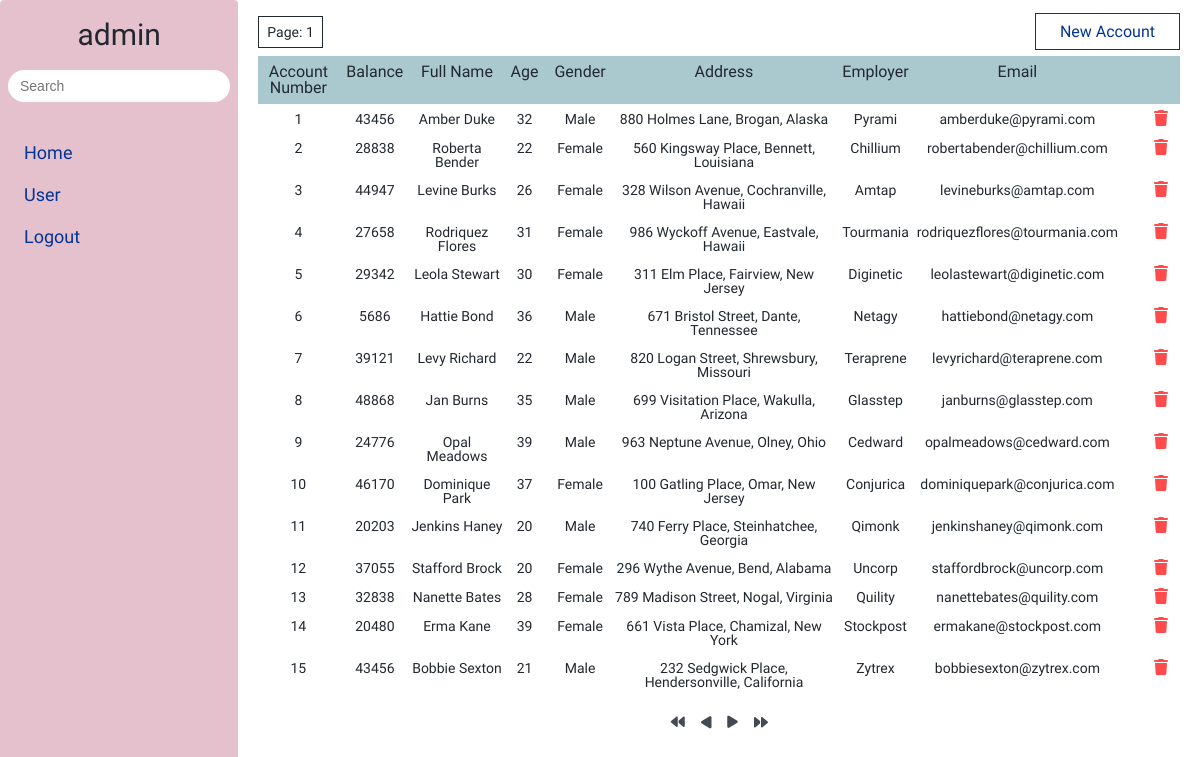
The app's page /index.php (signed in) with its own data.
### tables this page shows
CREATE TABLE IF NOT EXISTS `user` (
  `userID` int(11) NOT NULL AUTO_INCREMENT,
  `username` varchar(50) NOT NULL,
  `phone` varchar(20) NOT NULL,
  `email` char(50) NOT NULL,
  `password` char(100) NOT NULL,
  `country` varchar(30) NOT NULL,
  PRIMARY KEY (`userID`),
  UNIQUE KEY `email` (`email`)
);

CREATE TABLE IF NOT EXISTS `accounts` (
  `account_number` int(11) NOT NULL AUTO_INCREMENT,
  `balance` int(11) NOT NULL,
  `first_name` varchar(30) NOT NULL,
  `last_name` varchar(30) NOT NULL,
  `age` int(4) NOT NULL,
  `gender` char(5) NOT NULL,
  `address` text NOT NULL,
  `employer` varchar(30) NOT NULL,
  `email` text NOT NULL,
  `city` varchar(100) NOT NULL,
  `state` char(10) NOT NULL,
  PRIMARY KEY (`account_number`),
  KEY `state` (`state`)
);

### handle/role.php (called while the page is built)
<?php
include_once './config/Data.php';
function getRole($email)
{
  $db = new Data();
  $connect = $db->connect();
  $sql = "SELECT *  FROM user,user_role WHERE user.userID = user_role.userID AND user.email = '$email' and user_role.roleID = 0";
  $statement = $connect->prepare($sql);
  $statement->execute();
  $statement->fetchAll(PDO::FETCH_ASSOC);
  $role = $statement->rowCount();
  return $role > 0 ? true : false;
}
function getPermissions($email)
{
  $permission = array();
  $db = new Data();
  $connect = $db->connect();
  $sql = "SELECT permission.permissionType FROM user INNER JOIN user_role on (user.userID = user_role.userID) INNER JOIN roles on (user_role.roleID = roles.roles) INNER JOIN role_permission on (roles.roles = role_permission.roleID) INNER JOIN permission on (role_permission.permissionID = permission.permissionID) WHERE user.email = '$email';";
  $statement = $connect->prepare($sql);
  $statement->execute();
  $result = $statement->fetchAll(PDO::FETCH_ASSOC);
  foreach ($result as $row) {
    $permission[] = $row['permissionType'];
  }
  return $permission;
}
?>

### config/Data.php (the view, shortened to what this page needs)
<?php
class Database
{
  private $__host = 'localhost';
  private $__db_name = 'bank';
  private $__username = 'root';
  private $__password = '';
  function connect()
  {
    try {
      $this->__connection = new PDO('mysql:host=' . $this->__host . ';dbname=' . $this->__db_name, $this->__username, $this->__password);
      $this->__connection->setAttribute(PDO::ATTR_ERRMODE, PDO::ERRMODE_EXCEPTION);
      return $this->__connection;
    } catch (PDOException $e) {
      echo "Connection failed: " . $e->getMessage();
      $this->__connection = null;
    }
  }
}
class Data extends Database
{
  private $__start, $__rowPerPage, $__totalPages;
  public $permissions = array();
  function getPermissions()
  {
    $this->permissions = $_SESSION['permissions'];
  }
  function readData($data)
  {
    $str = '';
    $arr = array();
    $connect = $this->connect();
    $_SESSION['currentPage'] = $currentPage = 1;
    $start = 0;
    $rowPerPage = 15;
    $total = $this->__totalPages;
    try {
      $statement = $connect->prepare($data);
      $statement->setFetchMode(PDO::FETCH_ASSOC);
      $statement->execute();
      $statement->fetchAll();
      $this->__totalPages = $statement->rowCount();
      $sql = $data . " ASC LIMIT $start, $rowPerPage ; ";
      $statement = $connect->prepare($sql);
      $statement->setFetchMode(PDO::FETCH_ASSOC);
      $statement->execute();
      $result = $statement->fetchAll();
      $account_number = 0;
      for ($i = 0; $i <= count($result) - 1; $i++) {
        $str .= "<tr>";
        foreach ($result[$i] as $key => $value) {
          if ($key == 'account_number') {
            $account_number = $value;
          }
          if ($key == 'gender') {
            $gender = $value == 'M' ? 'Male' : 'Female';
            $str .= " <td>" . $gender . "</td>";
          } else {
            $str .= " <td>" . $value . "</td>";
          }
        }
        foreach ($this->permissions as $permission) {
          if ($permission == 'update') {
            $str .= "<td><a href = '?page=$currentPage&account_number=$account_number' class = 'link-icon'>
            <i class='fi fi-sr-eye'></i></a></td>
            <td><a href = './handle/delete.php?page=$currentPage&account_number=$account_number' onclick = 'return showMessageDelete(this)' class = 'link-icon'>
            <i class='red-color fa-solid fa-trash'></i></a></td>";
            $str .= "</tr>";
            break;
          }
        }
      }
      $arr[] = $str;
      $arr[] = $this->__totalPages;
      return $arr;
    } catch (PDOException $e) {
      echo "Error: " . $e->getMessage();
    }
  }
  function Navigation($total)
  {
    $rowPerPage = 15;
    $_SESSION['pages'] = $pages = $total / $rowPerPage;
    $index = 1;
    $currentPage = 1;
  }
}
?>

### index.php (shortened to what this page needs)
<?php
include './config/Data.php';
$data = new Data();
include_once './handle/role.php';
include_once './handle/navigation.php';
$email = $_SESSION['account'];
$is_admin = getRole($email);
$permissions = getPermissions($email);
?>
<!DOCTYPE html>
<html lang="en">
<head>
  <link rel='stylesheet' href='https://cdn-uicons.flaticon.com/uicons-solid-rounded/css/uicons-solid-rounded.css'>
  <link rel="stylesheet" href="./assets/css/style.css">
</head>
<body>
  <div class="main">
    <?php include_once "./layout/navigation.php"; ?>
    <div class="grid">
      <div class="row">
        <div class="col-12-xl col-12-lg">
          <div class="content">
            <div class="content-header">
              <?php
              foreach ($permissions as $permission) {
                if ($permission == 'view') {
              ?>
              <div class="content-header-list">
                <p>Page: <?= isset($_GET['page']) ? $_GET['page'] : '1' ?>
                </p>
              </div>
              <?php
                  break;
                }
              }
              foreach ($permissions as $permission) {
                if ($permission == 'insert') {
              ?>
              <div class="content-header-insert">
                <a href="?addNew">new account</a>
              </div>
              <?php
                  break;
                }
              }
              ?>
            </div>
          </div>
          <div class="content-container">
            <?php
            foreach ($permissions as $permission) {
              if ($permission == 'view') {
            ?>
            <table class='content-container-table'>
              <thead>
                <th>account number</th>
                <th>balance</th>
                <th>full name</th>
                <th>age</th>
                <th>gender</th>
                <th>address</th>
                <th>employer</th>
                <th>email</th>
                <th></th>
                <th></th>
              </thead>
              <tbody class="content-container-table-body">
                <?php
                if (isset($_SESSION['account'])) {
                  if (empty(isset($_GET['data']))) {
                    $sql = "SELECT accounts.account_number,
                          balance,
                          CONCAT( first_name, ' ' ,last_name) AS fullName,
                          age,
                          gender,
                          CONCAT(address,', ',city,', ',state.name) AS address,
                          employer,
                          email
                          FROM `accounts`, `state`
                          WHERE accounts.state = state.state
                          ORDER BY `accounts`.`account_number`";
                    $result = $data->readData($sql);
                    echo ($result[0]);
                  } else {
                    include_once './handle/search.php';
                  }
                }
                ?>
              </tbody>
            </table>
            <?php
                break;
              }
            }
            ?>
          </div>
          <?php
          foreach ($permissions as $permission) {
            if ($permission == 'view') {
              $pages = ceil($_SESSION["pages"]);
              $currentPage = $_SESSION["currentPage"];
          ?>
          <div class="content-navigation">
            <a href="?page=1" class="content-navigation-button">
              <i class="fa-solid fa-backward"></i>
            </a>
            <a href="?page=<?php
              if (!isset($_GET['page']) || $_GET['page'] <= 1) {
                $_SESSION['currentPage'] = $currentPage = 1;
              } else {
                $_SESSION['currentPage'] = $currentPage = $_GET['page'] - 1;
              }
              echo $currentPage;
            ?>" class="content-navigation-button rotate">
              <i class="fa-solid fa-play"></i></a>
            <a href="?page=<?php
              if (!isset($_GET['page'])) {
                $_SESSION['currentPage'] = $currentPage = 2;
              } elseif ($_GET['page'] >= $pages) {
                $_SESSION['currentPage'] = $currentPage = $pages;
              } else {
                $_SESSION['currentPage'] = $currentPage = $_GET['page'] + 1;
              }
              echo $currentPage;
            ?>" class="content-navigation-button"><i class="fa-solid fa-play"></i></a>
            <a href="?page=<?php echo ($pages) ?>" class="content-navigation-button rotate"><i
                class="fa-solid fa-backward"></i></a>
          </div>
          <?php
              break;
            }
          }
          ?>
        </div>
      </div>
    </div>
  </div>
</body>
</html>

### layout/navigation.php
<div class="navigation">
  <h2 class="h2-heading">
    <?php
    $sql = "select username from user where email = '" . $_SESSION['account'] . "'";
    $statement = $connect->prepare($sql);
    $statement->execute();
    $result = $statement->fetch();
    echo $result[0];
    ?>
  </h2>
  <div class="navigation-search">
    <?php
    preg_match('/index\.php/', $_SERVER['REQUEST_URI'], $match1);
    preg_match('/index\.php/', $_SERVER['PHP_SELF'], $match2);
    if ($match1 || $match2) {
    ?>
    <form action="<?php $_SERVER['PHP_SELF'] ?>" method='get' class="navigation-search-form">
      <input type="text" class="navigation-search-input" name="input-search" placeholder="Search"
        onkeyup="liveSearch(this.value)">
    </form>
    <?php
    }
    ?>
  </div>
  <ul class="navigation-list">
    <li class='navigation-list-item'>
      <a href='index.php' class='navigation-list-item-link'>Home</a>
    </li>
    <?php if ($is_admin) {
      echo " <li class='navigation-list-item'>
          <a href='user.php' class='navigation-list-item-link'>User</a></li>";
    } ?>
    <li class="navigation-list-item">
      <a href="./handle/logout.php" class="navigation-list-item-link" onclick="return logout(this)">logout</a>
    </li>
  </ul>
</div>

### assets/css/style.css (style rules this page uses)
.grid { width: 100%; max-width: 1200px; margin: 0 auto; padding: 0 20px; box-sizing: border-box; }
.row { display: flex; flex-flow: row wrap; }
@media (min-width: 960px) and (max-width: 1200px) { .col-12-lg { box-sizing: border-box; flex-grow: 0; width: 100%; } }
@media (min-width: 1200px) { .col-12-xl { box-sizing: border-box; flex-grow: 0; width: 100%; } }
html, body, div, span, applet, object, iframe, h1, h2, h3, h4, h5, h6, p, blockquote, pre, a, abbr, acronym, address, big, cite, code, del, dfn, em, img, ins, kbd, q, s, samp, small, strike, strong, sub, sup, tt, var, b, u, i, center, dl, dt, dd, ol, ul, li, fieldset, form, label, legend, table, caption, tbody, tfoot, thead, tr, th, td, article, aside, canvas, details, embed, figure, figcaption, footer, header, hgroup, menu, nav, output, ruby, section, summary, time, mark, audio, video { margin: 0; padding: 0; border: 0; font-size: 100%; font: inherit; vertical-align: baseline; }
body { line-height: 1; }
ol, ul { list-style: none; }
table { border-collapse: collapse; border-spacing: 0; }
html { font-size: 62.5%; font-family: Mulish; }
body { box-sizing: border-box; color: #222830; }
* { box-sizing: inherit; }
.h2-heading { font-size: 3rem; font-family: "Mulish"; }
.navigation { padding: 2rem 0; width: 300px; height: 100vh; background: #e5c1cd; display: flex; flex-direction: column; align-items: center; border-radius: 4px; }
.navigation-list { width: 100%; padding: 3rem 0 0 16px; }
.navigation-list-item { display: block; font-size: 1.8rem; position: relative; border-radius: 24px; }
.navigation-list-item-link { padding: 12px 8px; text-decoration: none; display: block; text-transform: capitalize; color: #033495; }
.navigation-search { margin-top: 2rem; width: 100%; padding: 0 8px; }
.navigation-search-form { display: flex; }
.navigation-search-input { border: none; outline: none; padding: 8px 12px; border-radius: 16px; font-size: 1.4rem; flex: 1; }
.main { width: 100%; height: 100%; display: flex; }
.main .content { margin-top: 16px; }
.main .content-header { display: flex; justify-content: space-between; align-items: center; padding: 0 0 8px; }
.main .content-header-insert a { text-decoration: none; font-size: 1.6rem; color: #033495; padding: 8px 24px; border: 1px solid #033495; text-transform: capitalize; }
.main .content-header-list { position: relative; font-size: 1.4rem; display: inline-block; padding: 8px; border: solid 1px; }
.main .content-container { max-height: 80vh; overflow: auto; width: 100%; }
.main .content-container-table { width: 100%; }
.main .content-container-table th { text-transform: capitalize; margin: 1rem 8px; font-size: 1.6rem; background-color: #aac9ce; padding: 8px; }
.main .content-container-table tr { text-align: center; }
.main .content-container-table tr td { padding: 6px 0; font-size: 1.4rem; font-weight: 400; }
.main .content-container-table tr td:first-child { width: 80px; }
.main .content-navigation { text-align: center; margin-top: 2rem; display: flex; flex-direction: row; justify-content: center; }
.main .content-navigation-button { font-size: 1.4rem; text-decoration: none; margin: 0 8px; color: #434a54; }
.main .content-navigation-button.rotate { transform: rotate(180deg); }
.link-icon { text-decoration: none; display: inline-block; font-size: 1.6rem; color: #033495; margin: 0 12px; }
.link-icon .red-color { color: red; opacity: 0.7; }

### records on screen
user: username "admin"
accounts: account_number "1", balance "43456", age "32", gender "Male", employer "Pyrami", email "amberduke@pyrami.com"
accounts: account_number "2", balance "28838", age "22", gender "Female", employer "Chillium", email "robertabender@chillium.com"
accounts: account_number "3", balance "44947", age "26", gender "Female", employer "Amtap", email "levineburks@amtap.com"
accounts: account_number "4", balance "27658", age "31", gender "Female", employer "Tourmania", email "rodriquezflores@tourmania.com"
accounts: account_number "5", balance "29342", age "30", gender "Female", employer "Diginetic", email "leolastewart@diginetic.com"
accounts: account_number "6", balance "5686", age "36", gender "Male", employer "Netagy", email "hattiebond@netagy.com"
accounts: account_number "7", balance "39121", age "22", gender "Male", employer "Teraprene", email "levyrichard@teraprene.com"
accounts: account_number "8", balance "48868", age "35", gender "Male", employer "Glasstep", email "janburns@glasstep.com"
accounts: account_number "9", balance "24776", age "39", gender "Male", employer "Cedward", email "opalmeadows@cedward.com"
accounts: account_number "10", balance "46170", age "37", gender "Female", employer "Conjurica", email "dominiquepark@conjurica.com"
accounts: account_number "11", balance "20203", age "20", gender "Male", employer "Qimonk", email "jenkinshaney@qimonk.com"
accounts: account_number "12", balance "37055", age "20", gender "Female", employer "Uncorp", email "staffordbrock@uncorp.com"
accounts: account_number "13", balance "32838", age "28", gender "Female", employer "Quility", email "nanettebates@quility.com"
accounts: account_number "14", balance "20480", age "39", gender "Female", employer "Stockpost", email "ermakane@stockpost.com"
accounts: account_number "15", balance "43456", age "21", gender "Male", employer "Zytrex", email "bobbiesexton@zytrex.com"

### other values on screen
$value "Amber Duke"
$value "880 Holmes Lane, Brogan, Alaska"
$value "Roberta Bender"
$value "560 Kingsway Place, Bennett, Louisiana"
$value "Levine Burks"
$value "328 Wilson Avenue, Cochranville, Hawaii"
$value "Rodriquez Flores"
$value "986 Wyckoff Avenue, Eastvale, Hawaii"
$value "Leola Stewart"
$value "311 Elm Place, Fairview, New Jersey"
$value "Hattie Bond"
$value "671 Bristol Street, Dante, Tennessee"
$value "Levy Richard"
$value "820 Logan Street, Shrewsbury, Missouri"
$value "Jan Burns"
